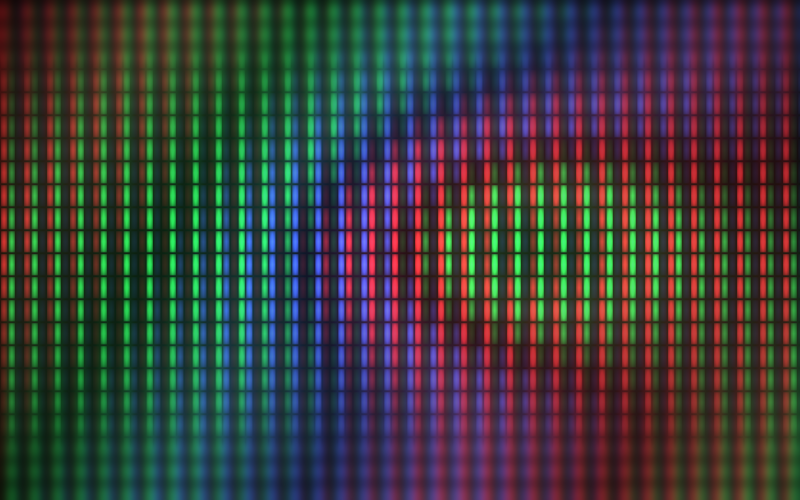
#> input picture source/hero-master.png, 1600 x 1000 px (shown at 1/2 size)
$ python build_assets.py
#> lines starting #> are read from the running program, lines starting #| are printed output that depends on the picture
"""Build every media asset for Kulay Lab and measure it for the spec table.

Masters (lossless originals) live in source/. Web-ready files go to assets/.
Run from the project root:   python tools/build_assets.py

To use your own photo or voice instead of the generated ones, drop
source/photo-master.png, source/hero-master.png or source/narration.wav
in place and run the script again. Existing masters are never overwritten.
"""

import json
import struct
import subprocess
import wave
from pathlib import Path

import lameenc
import numpy as np
from PIL import Image, ImageFilter

ROOT = Path(__file__).resolve().parent.parent
SRC = ROOT / "source"
IMG = ROOT / "assets" / "images"
AUD = ROOT / "assets" / "audio"
for d in (SRC, IMG, AUD):
    d.mkdir(parents=True, exist_ok=True)


def lerp(a, b, t):
    return a + (b - a) * t


# [119 lines left out: functions ramp, ridge, render_sunset, render_subpixels, not called in this run]


# ------------------------------------------------------------------- narration
NARRATION = (
    "Welcome to Kulay Lab. Kulay is the Filipino word for color. "
    "Every image on your screen is made of pixels, and every pixel is stored as numbers. "
    "Each pixel mixes three lights: red, green and blue. "
    "Each channel is a number from zero to two hundred and fifty five, which takes eight bits. "
    "Three channels make twenty four bits per pixel, enough for about sixteen point seven million colors. "
    "Bit depth is the number of bits per pixel. More bits mean more colors, and bigger files. "
    "Quantization replaces each pixel with the nearest color from a small palette. "
    "A full color photo can drop to two hundred and fifty six colors, or even to eight. "
    "The file gets smaller, but smooth areas like skies can break into visible steps called banding. "
    "Screens use the R G B model, which adds light. Printers use C M Y K, which subtracts it. "
    "And color pickers use H S L: hue, saturation and lightness. "
    "Now open the color mixer and listen to your color."
)


def synthesize_wav(path):
    """Windows SAPI text-to-speech, 44.1 kHz, 16-bit, mono PCM."""
    text = NARRATION.replace("'", "''")
    ps = (
        "Add-Type -AssemblyName System.Speech;"
        "$s = New-Object System.Speech.Synthesis.SpeechSynthesizer;"
        "$v = $s.GetInstalledVoices() | ForEach-Object { $_.VoiceInfo.Name };"
        "if ($v -contains 'Microsoft Zira Desktop') { $s.SelectVoice('Microsoft Zira Desktop') };"
        "$s.Rate = 0;"
        "$f = New-Object System.Speech.AudioFormat.SpeechAudioFormatInfo(44100,"
        " [System.Speech.AudioFormat.AudioBitsPerSample]::Sixteen,"
        " [System.Speech.AudioFormat.AudioChannel]::Mono);"
        f"$s.SetOutputToWaveFile('{path}', $f);"
        f"$s.Speak('{text}');"
        "$s.Dispose()"
    )
    subprocess.run(["powershell", "-NoProfile", "-Command", ps], check=True)


def wav_to_mp3(wav_path, mp3_path, kbps=64):
    with wave.open(str(wav_path), "rb") as w:
        channels, rate, width = w.getnchannels(), w.getframerate(), w.getsampwidth()
        frames = w.readframes(w.getnframes())
        duration = w.getnframes() / rate
    assert width == 2, "narration.wav must be 16-bit PCM"
    enc = lameenc.Encoder()
    enc.set_bit_rate(kbps)
    enc.set_in_sample_rate(rate)
    enc.set_channels(channels)
    enc.set_quality(2)
    mp3_path.write_bytes(enc.encode(frames) + enc.flush())
    return {"rate": rate, "channels": channels, "bits": width * 8, "seconds": round(duration, 1)}


def png_bit_depth(path):
    with open(path, "rb") as f:
        f.read(16)
        _w, _h, depth, ctype = struct.unpack(">IIBB", f.read(10))
    return depth, ctype


def main():
    sizes = {}

    hero_src = SRC / "hero-master.png"
    if not hero_src.exists():
        render_subpixels().save(hero_src, optimize=True)
    hero = Image.open(hero_src).convert("RGB")
#> hero is the input picture: PIL image 1600x1000 RGB; mean R, G, B 59.1, 61.8, 59.3
    hero.thumbnail((1200, 1200))
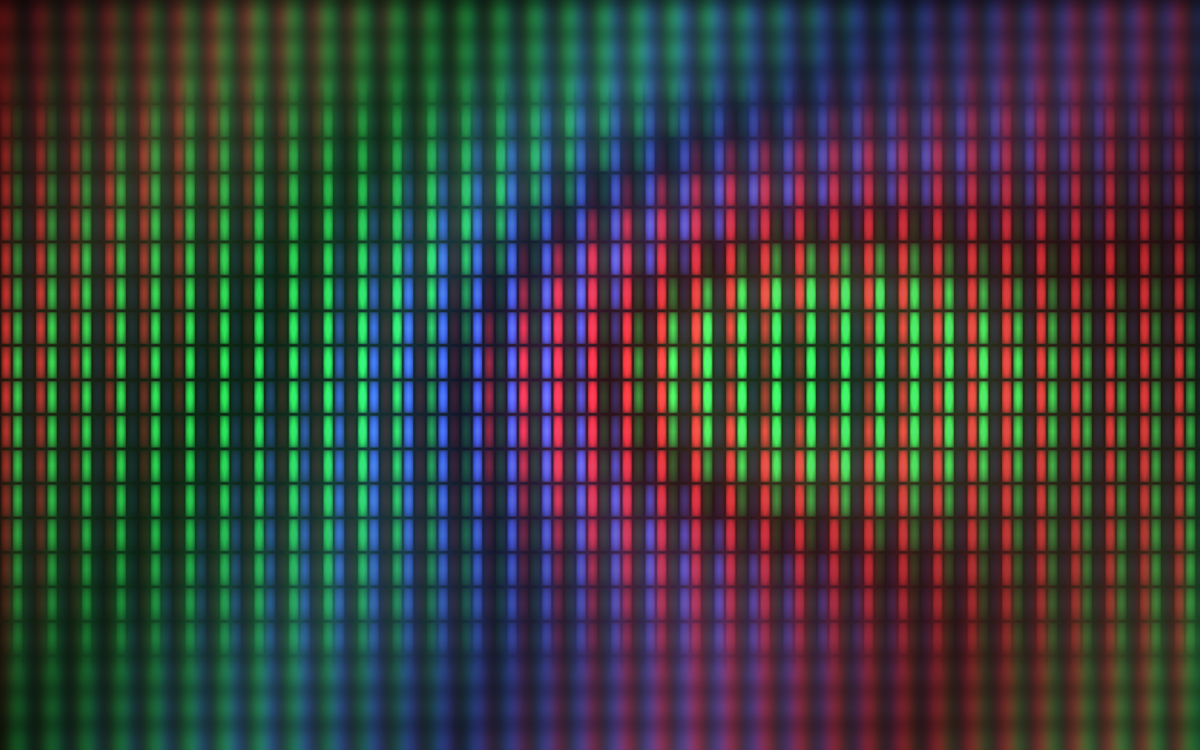
#> hero: PIL image 1200x750 RGB; mean R, G, B 59.2, 61.8, 59.3
    hero.save(IMG / "hero.webp", "WEBP", quality=78, method=6)
    sizes["hero.webp"] = {"master": hero_src.stat().st_size, "web": (IMG / "hero.webp").stat().st_size,
                          "dims": hero.size, "raw": hero.size[0] * hero.size[1] * 3}

    photo_src = SRC / "photo-master.png"
    if not photo_src.exists():
        render_sunset().save(photo_src, optimize=True)
    photo = Image.open(photo_src).convert("RGB")
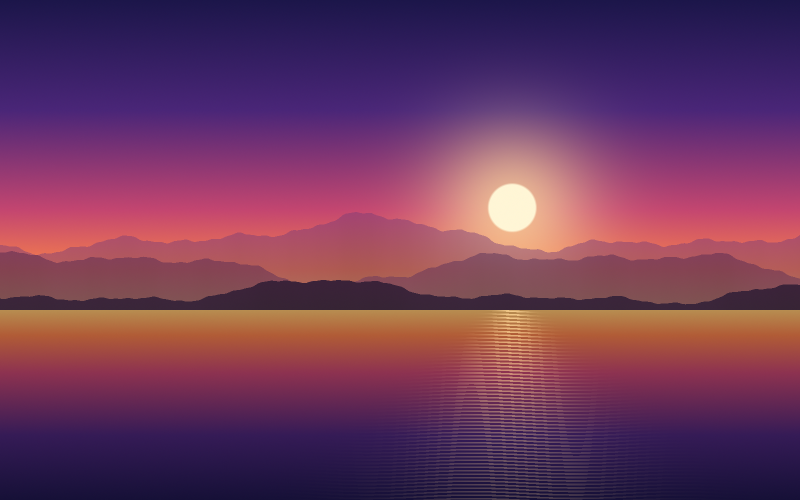
#> input picture source/photo-master.png, 1600 x 1000 px (shown at 1/2 size)
#> photo is the input picture: PIL image 1600x1000 RGB; mean R, G, B 110.5, 57.2, 92.4
    photo.thumbnail((800, 800), Image.LANCZOS)
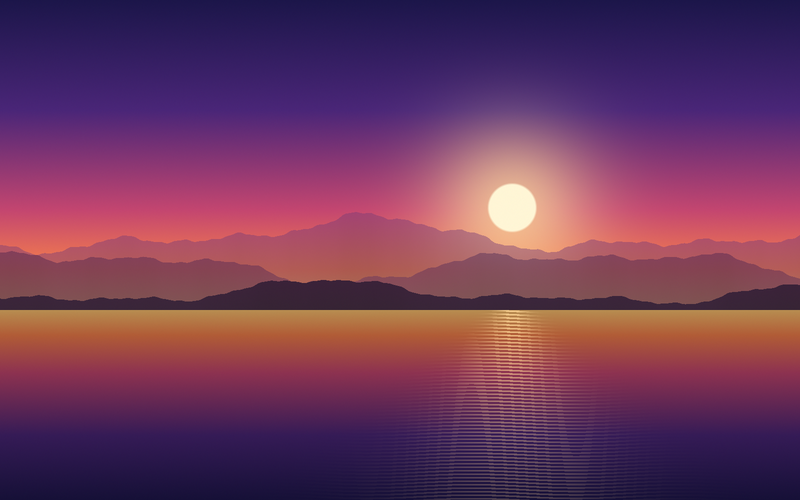
#> photo: PIL image 800x500 RGB; mean R, G, B 110.5, 57.2, 92.4
    raw = photo.size[0] * photo.size[1] * 3
#> raw = 1200000

    photo.save(IMG / "photo-24bit.png", optimize=True)
    for n, name in ((256, "photo-256.png"), (8, "photo-8.png")):
        q = photo.quantize(colors=n, method=Image.Quantize.MEDIANCUT, dither=Image.Dither.NONE)
        q.save(IMG / name, optimize=True)
#> this loop made 2 passes
#> pass 2, in main, `q = photo.quantize(colors=n, method=Image.Quantize.MEDIANCUT, dither=I..`:
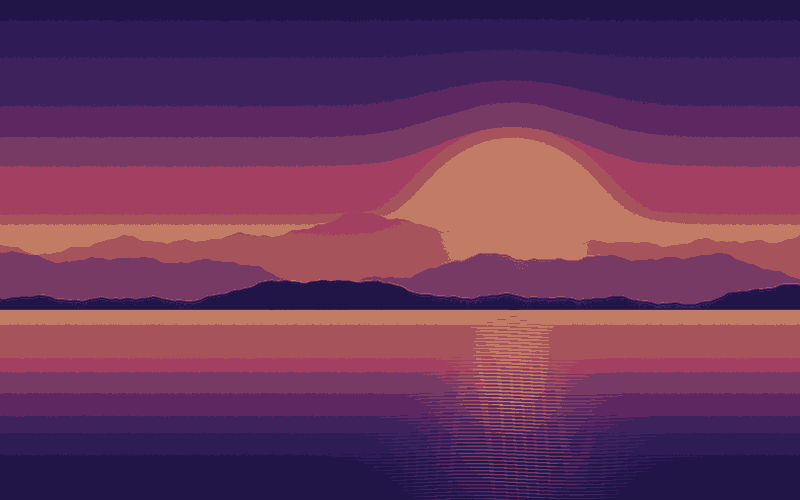
#> q: PIL image 800x500 P; mean R, G, B 106.7, 55.2, 91.8
    for name in ("photo-24bit.png", "photo-256.png", "photo-8.png"):
        depth, ctype = png_bit_depth(IMG / name)
        sizes[name] = {"master": photo_src.stat().st_size, "web": (IMG / name).stat().st_size,
                       "dims": photo.size, "raw": raw, "png_bit_depth": depth, "png_color_type": ctype}

    wav = SRC / "narration.wav"
    if not wav.exists():
        synthesize_wav(wav)
    info = wav_to_mp3(wav, AUD / "narration.mp3")
    sizes["narration.mp3"] = {"master": wav.stat().st_size, "web": (AUD / "narration.mp3").stat().st_size, **info}

    (SRC / "media-sizes.json").write_text(json.dumps(sizes, indent=2))
    for k, v in sizes.items():
        print(f"{k:16} {v['master']:>10,} B master -> {v['web']:>9,} B web   {v}")


if __name__ == "__main__":
#> (the run stopped early here; a loop or call above may not have finished)
